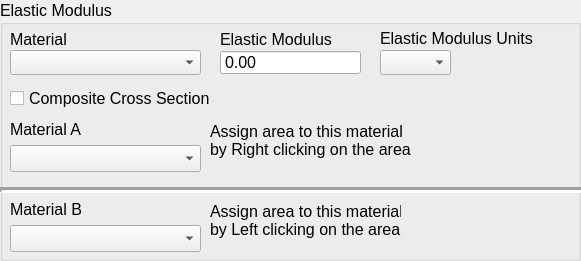
   <widget class="QGroupBox" name="groupBox_4">
    <property name="geometry">
     <rect>
      <x>10</x>
      <y>590</y>
      <width>581</width>
      <height>261</height>
     </rect>
    </property>
    <property name="font">
     <font>
      <pointsize>12</pointsize>
     </font>
    </property>
    <property name="title">
     <string>Elastic Modulus</string>
    </property>
    <widget class="QLabel" name="label_5">
     <property name="geometry">
      <rect>
       <x>10</x>
       <y>30</y>
       <width>168</width>
       <height>19</height>
      </rect>
     </property>
     <property name="font">
      <font>
       <pointsize>12</pointsize>
      </font>
     </property>
     <property name="text">
      <string>Material</string>
     </property>
    </widget>
    <widget class="QComboBox" name="matlelasticmod">
     <property name="geometry">
      <rect>
       <x>10</x>
       <y>50</y>
       <width>191</width>
       <height>25</height>
      </rect>
     </property>
     <property name="font">
      <font>
       <pointsize>12</pointsize>
      </font>
     </property>
    </widget>
    <widget class="QLabel" name="label_10">
     <property name="geometry">
      <rect>
       <x>210</x>
       <y>200</y>
       <width>191</width>
       <height>41</height>
      </rect>
     </property>
     <property name="font">
      <font>
       <pointsize>12</pointsize>
      </font>
     </property>
     <property name="text">
      <string>Assign area to this material
by Left clicking on the area</string>
     </property>
    </widget>
    <widget class="QLabel" name="label_9">
     <property name="geometry">
      <rect>
       <x>210</x>
       <y>120</y>
       <width>211</width>
       <height>41</height>
      </rect>
     </property>
     <property name="font">
      <font>
       <pointsize>12</pointsize>
      </font>
     </property>
     <property name="text">
      <string>Assign area to this material
by Right clicking on the area</string>
     </property>
    </widget>
    <widget class="QCheckBox" name="compositeXsec">
     <property name="enabled">
      <bool>true</bool>
     </property>
     <property name="geometry">
      <rect>
       <x>10</x>
       <y>90</y>
       <width>211</width>
       <height>17</height>
      </rect>
     </property>
     <property name="font">
      <font>
       <pointsize>12</pointsize>
      </font>
     </property>
     <property name="text">
      <string>Composite Cross Section</string>
     </property>
    </widget>
    <widget class="QComboBox" name="elasticmodunits">
     <property name="geometry">
      <rect>
       <x>380</x>
       <y>50</y>
       <width>71</width>
       <height>25</height>
      </rect>
     </property>
     <property name="font">
      <font>
       <pointsize>12</pointsize>
      </font>
     </property>
    </widget>
    <widget class="QLabel" name="label_11">
     <property name="geometry">
      <rect>
       <x>380</x>
       <y>30</y>
       <width>161</width>
       <height>16</height>
      </rect>
     </property>
     <property name="font">
      <font>
       <pointsize>12</pointsize>
      </font>
     </property>
     <property name="text">
      <string>Elastic Modulus Units</string>
     </property>
    </widget>
    <widget class="Line" name="line">
     <property name="geometry">
      <rect>
       <x>0</x>
       <y>180</y>
       <width>591</width>
       <height>20</height>
      </rect>
     </property>
     <property name="lineWidth">
      <number>3</number>
     </property>
     <property name="orientation">
      <enum>Qt::Horizontal</enum>
     </property>
    </widget>
    <widget class="QWidget" name="layoutWidget">
     <property name="geometry">
      <rect>
       <x>10</x>
       <y>200</y>
       <width>191</width>
       <height>52</height>
      </rect>
     </property>
     <layout class="QVBoxLayout" name="verticalLayout_4">
      <item>
       <widget class="QLabel" name="label_8">
        <property name="font">
         <font>
          <pointsize>12</pointsize>
         </font>
        </property>
        <property name="text">
         <string>Material B</string>
        </property>
       </widget>
      </item>
      <item>
       <widget class="QComboBox" name="matlB">
        <property name="font">
         <font>
          <pointsize>12</pointsize>
         </font>
        </property>
       </widget>
      </item>
     </layout>
    </widget>
    <widget class="QWidget" name="layoutWidget_15">
     <property name="geometry">
      <rect>
       <x>10</x>
       <y>120</y>
       <width>191</width>
       <height>52</height>
      </rect>
     </property>
     <layout class="QVBoxLayout" name="verticalLayout_5">
      <item>
       <widget class="QLabel" name="label_7">
        <property name="font">
         <font>
          <pointsize>12</pointsize>
         </font>
        </property>
        <property name="text">
         <string>Material A</string>
        </property>
       </widget>
      </item>
      <item>
       <widget class="QComboBox" name="matlA">
        <property name="font">
         <font>
          <pointsize>12</pointsize>
         </font>
        </property>
       </widget>
      </item>
     </layout>
    </widget>
    <widget class="QDoubleSpinBox" name="elasticmodnum">
     <property name="geometry">
      <rect>
       <x>220</x>
       <y>50</y>
       <width>141</width>
       <height>25</height>
      </rect>
     </property>
     <property name="readOnly">
      <bool>true</bool>
     </property>
     <property name="buttonSymbols">
      <enum>QAbstractSpinBox::NoButtons</enum>
     </property>
    </widget>
    <widget class="QLabel" name="label_6">
     <property name="geometry">
      <rect>
       <x>220</x>
       <y>30</y>
       <width>168</width>
       <height>19</height>
      </rect>
     </property>
     <property name="font">
      <font>
       <pointsize>12</pointsize>
      </font>
     </property>
     <property name="text">
      <string>Elastic Modulus</string>
     </property>
    </widget>
   </widget>
